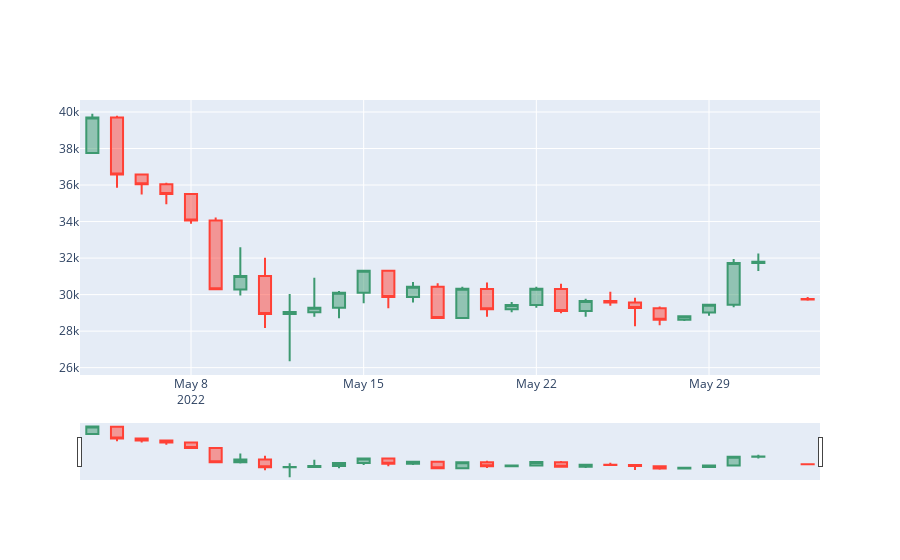

The code cell stored with this chart in its notebook:
### Code cell
fig = go.Figure(data=[go.Candlestick(x=hist.index,
                open=hist['Open'],
                high=hist['High'],
                low=hist['Low'],
                close=hist['Close'])])

fig.show()
